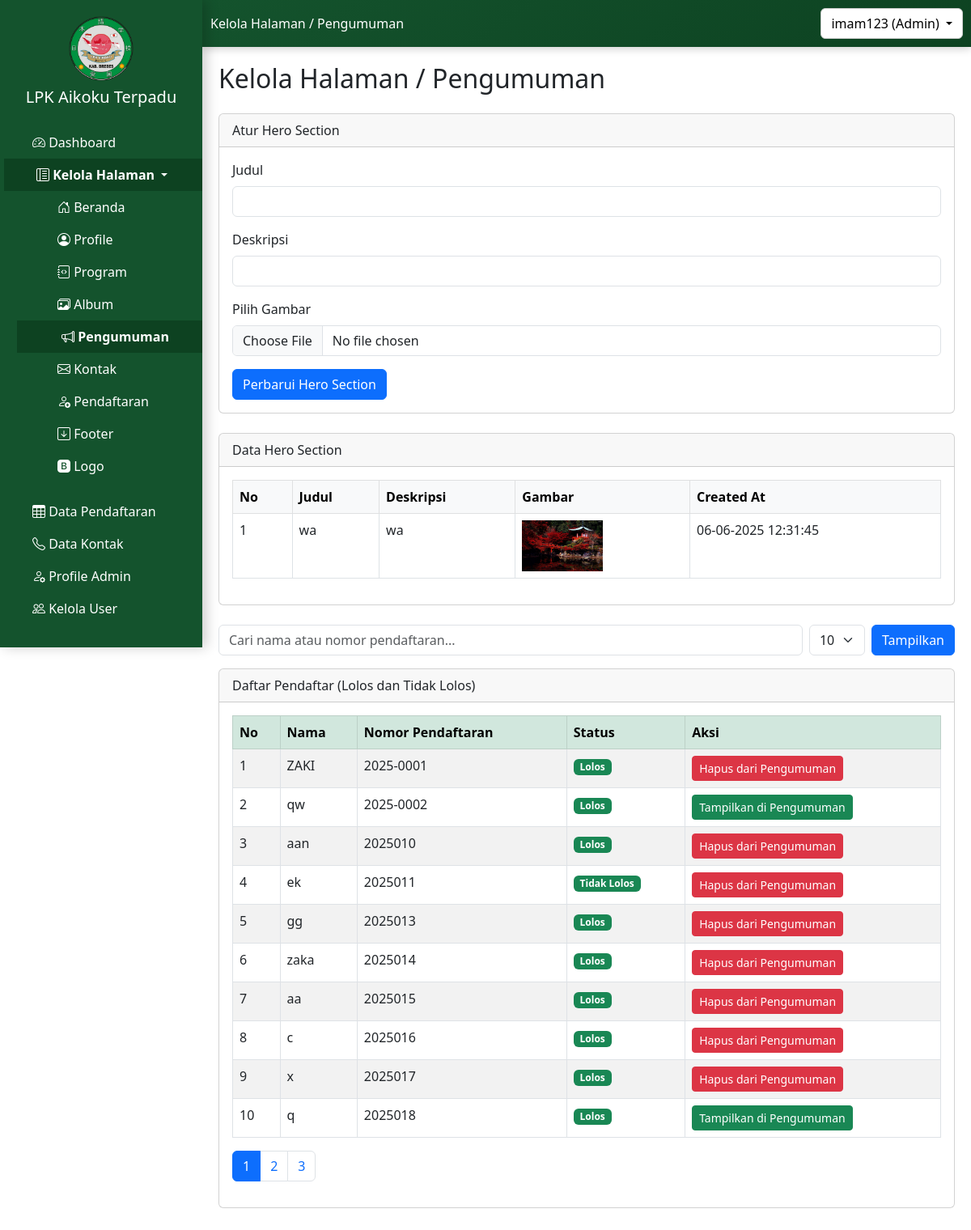
The page /admin/kelola_halaman/pengumuman/pengumuman_admin.php (signed in) on the database its author committed.
### tables this page shows
CREATE TABLE `tb_hero_pengumuman` (
  `id` int(11) NOT NULL,
  `hero_title` varchar(255) DEFAULT NULL,
  `hero_description` varchar(255) DEFAULT NULL,
  `hero_image` text DEFAULT NULL,
  `created_at` timestamp NOT NULL DEFAULT current_timestamp()
);

CREATE TABLE `tb_pengumuman_tayang` (
  `id` int(11) NOT NULL,
  `id_pendaftaran` int(11) DEFAULT NULL
);

CREATE TABLE `tb_pendaftaran` (
  `id_pendaftaran` int(11) NOT NULL,
  `nama_lengkap` varchar(100) DEFAULT NULL,
  `nomor_pendaftaran` varchar(50) DEFAULT NULL,
  `tempat_lahir` varchar(100) DEFAULT NULL,
  `tanggal_lahir` date DEFAULT NULL,
  `usia` int(11) DEFAULT NULL,
  `jenis_kelamin` varchar(20) DEFAULT NULL,
  `agama` varchar(50) DEFAULT NULL,
  `alamat_ktp` text DEFAULT NULL,
  `email` varchar(100) DEFAULT NULL,
  `telepon` varchar(20) DEFAULT NULL,
  `alamat` text DEFAULT NULL,
  `alamat_keluarga` text DEFAULT NULL,
  `telepon_keluarga` varchar(20) DEFAULT NULL,
  `program` varchar(100) DEFAULT NULL,
  `pendidikan_terakhir` varchar(50) DEFAULT NULL,
  `pengalaman_kerja` text DEFAULT NULL,
  `status_pernikahan` varchar(50) DEFAULT NULL,
  `tinggi_badan` int(11) DEFAULT NULL,
  `berat_badan` int(11) DEFAULT NULL,
  `pengalaman_jepang` varchar(50) DEFAULT NULL,
  `penyakit_kronis` text DEFAULT NULL,
  `golongan_darah` varchar(5) DEFAULT NULL,
  `status` varchar(20) DEFAULT 'Pending',
  `tanggal_daftar` datetime DEFAULT current_timestamp(),
  `id_pengguna` int(11) DEFAULT NULL,
  `pengumuman` text DEFAULT NULL
);

### admin/kelola_halaman/pengumuman/pengumuman_admin.php (the view, shortened to what this page needs)
<?php
include '../../../config.php';
$pageTitle = 'Kelola Halaman / Pengumuman';
?>
<!DOCTYPE html>
<html lang="id">
<head>
    <link href="https://cdn.jsdelivr.net/npm/bootstrap@5.3.0/dist/css/bootstrap.min.css" rel="stylesheet">
</head>
<body>
    <?php include '../../../sidebar1.php'; ?>
    <div class="content">
        <h2 class="mb-4"><?php echo $pageTitle; ?></h2>
        <div class="card mb-4">
            <div class="card-header">Atur Hero Section</div>
            <div class="card-body">
                <form method="POST" action="hero/proses_hero.php" enctype="multipart/form-data">
                    <div class="mb-3">
                        <label for="hero_title" class="form-label">Judul</label>
                        <input type="text" class="form-control" id="hero_title" name="hero_title" required>
                    </div>
                    <div class="mb-3">
                        <label for="hero_description" class="form-label">Deskripsi</label>
                        <input type="text" class="form-control" id="hero_description" name="hero_description" required>
                    </div>
                    <div class="mb-3">
                        <label for="hero_image" class="form-label">Pilih Gambar</label>
                        <input type="file" class="form-control" id="hero_image" name="hero_image" accept="image/*"
                            required>
                    </div>
                    <button type="submit" class="btn btn-primary">Perbarui Hero Section</button>
                </form>
            </div>
        </div>
        <div class="card mb-4">
            <div class="card-header">Data Hero Section</div>
            <div class="card-body">
                <table class="table table-bordered">
                    <thead class="table-light">
                        <tr>
                            <th>No</th>
                            <th>Judul</th>
                            <th>Deskripsi</th>
                            <th>Gambar</th>
                            <th>Created At</th>
                        </tr>
                    </thead>
                    <tbody>
                        <?php
                        $query = "SELECT * FROM tb_hero_pengumuman ORDER BY id DESC";
                        $result = mysqli_query($mysqli, $query);
                        $no = 1;
                        while ($data = mysqli_fetch_assoc($result)) {
                            ?>
                            <tr>
                                <td><?php echo $no++; ?></td>
                                <td><?php echo $data['hero_title']; ?></td>
                                <td><?php echo $data['hero_description']; ?></td>
                                <td><img src="../../../uploads/<?php echo $data['hero_image']; ?>" alt="Gambar Hero"
                                        width="100"></td>
                                <td><?php echo date('d-m-Y H:i:s', strtotime($data['created_at'])); ?></td>
                            </tr>
                        <?php } ?>
                    </tbody>
                </table>
            </div>
        </div>
        <?php
        $limit = isset($_GET['limit']) ? (int) $_GET['limit'] : 10;
        $page = isset($_GET['page']) ? (int) $_GET['page'] : 1;
        $offset = ($page - 1) * $limit;
        $where = "p.status IN ('Lolos', 'Tidak Lolos')";
        $count_sql = "SELECT COUNT(*) as total FROM tb_pendaftaran p WHERE $where";
        $count_result = mysqli_query($mysqli, $count_sql);
        $total_data = mysqli_fetch_assoc($count_result)['total'];
        $total_pages = ceil($total_data / $limit);
        ?>
        <form method="GET" class="d-flex mb-3">
            <input type="text" name="search" class="form-control me-2" placeholder="Cari nama atau nomor pendaftaran..."
                value="<?= isset($_GET['search']) ? $_GET['search'] : '' ?>">
            <select name="limit" class="form-select w-auto me-2" onchange="this.form.submit()">
                <?php
                $limits = [5, 10, 15, 20];
                foreach ($limits as $val) {
                    $selected = ($limit == $val) ? 'selected' : '';
                    echo "<option value='$val' $selected>$val</option>";
                }
                ?>
            </select>
            <button type="submit" class="btn btn-primary">Tampilkan</button>
        </form>
        <div class="card mb-4">
            <div class="card-header">Daftar Pendaftar (Lolos dan Tidak Lolos)</div>
            <div class="card-body">
                <table class="table table-bordered table-striped">
                    <thead class="table-success">
                        <tr>
                            <th>No</th>
                            <th>Nama</th>
                            <th>Nomor Pendaftaran</th>
                            <th>Status</th>
                            <th>Aksi</th>
                        </tr>
                    </thead>
                    <tbody>
                        <?php
                        $sql = "SELECT p.id_pendaftaran, p.nama_lengkap, p.nomor_pendaftaran, p.status,
                        t.id AS id_tayang
                        FROM tb_pendaftaran p
                        LEFT JOIN tb_pengumuman_tayang t ON t.id_pendaftaran = p.id_pendaftaran
                        WHERE $where
                        ORDER BY p.id_pendaftaran ASC
                        LIMIT $limit OFFSET $offset";
                        $result = mysqli_query($mysqli, $sql);
                        $no = 1;
                        while ($row = mysqli_fetch_assoc($result)):
                            ?>
                            <tr>
                                <td><?= $no++ ?></td>
                                <td><?= htmlspecialchars($row['nama_lengkap']) ?></td>
                                <td><?= htmlspecialchars($row['nomor_pendaftaran']) ?></td>
                                <td><span class="badge bg-success"><?= $row['status'] ?></span></td>
                                <td>
                                    <?php if ($row['id_tayang']): ?>
                                        <a href="tayang/hapus_tayang.php?id=<?= $row['id_pendaftaran'] ?>"
                                            class="btn btn-danger btn-sm"
                                            onclick="return confirm('Yakin ingin menghapus dari pengumuman?')">Hapus dari
                                            Pengumuman</a>
                                    <?php else: ?>
                                        <a href="tayang/tambah_tayang.php?id=<?= $row['id_pendaftaran'] ?>"
                                            class="btn btn-success btn-sm"
                                            onclick="return confirm('Tampilkan di halaman pengumuman?')">Tampilkan di
                                            Pengumuman</a>
                                    <?php endif; ?>
                                </td>
                            </tr>
                        <?php endwhile; ?>
                    </tbody>
                </table>
                <nav>
                    <ul class="pagination">
                        <?php for ($i = 1; $i <= $total_pages; $i++): ?>
                            <li class="page-item <?= ($i == $page) ? 'active' : '' ?>">
                                <a class="page-link" href="?page=<?= $i ?>&limit=<?= $limit ?>"><?= $i ?></a>
                            </li>
                        <?php endfor; ?>
                    </ul>
                </nav>
            </div>
        </div>
    </div>
</body>
</html>

### sidebar1.php (style rules this page uses)
.content { margin-left: 250px; padding: 20px; overflow-x: auto; max-width: calc(100vw - 250px); }

### rows shown on the page
tb_hero_pengumuman: hero_title "wa", hero_description "wa", hero_image (picture), created_at "06-06-2025 12:31:45"
tb_pengumuman_tayang: id_pendaftaran.nama_lengkap "ZAKI", id_pendaftaran.nomor_pendaftaran "2025-0001", id_pendaftaran.status "Lolos"
tb_pendaftaran: nama_lengkap "qw", nomor_pendaftaran "2025-0002", status "Lolos"
tb_pengumuman_tayang: id_pendaftaran.nama_lengkap "aan", id_pendaftaran.nomor_pendaftaran "2025010", id_pendaftaran.status "Lolos"
tb_pengumuman_tayang: id_pendaftaran.nama_lengkap "ek", id_pendaftaran.nomor_pendaftaran "2025011", id_pendaftaran.status "Tidak Lolos"
tb_pengumuman_tayang: id_pendaftaran.nama_lengkap "gg", id_pendaftaran.nomor_pendaftaran "2025013", id_pendaftaran.status "Lolos"
tb_pengumuman_tayang: id_pendaftaran.nama_lengkap "zaka", id_pendaftaran.nomor_pendaftaran "2025014", id_pendaftaran.status "Lolos"
tb_pengumuman_tayang: id_pendaftaran.nama_lengkap "aa", id_pendaftaran.nomor_pendaftaran "2025015", id_pendaftaran.status "Lolos"
tb_pengumuman_tayang: id_pendaftaran.nama_lengkap "c", id_pendaftaran.nomor_pendaftaran "2025016", id_pendaftaran.status "Lolos"
tb_pengumuman_tayang: id_pendaftaran.nama_lengkap "x", id_pendaftaran.nomor_pendaftaran "2025017", id_pendaftaran.status "Lolos"
tb_pendaftaran: nama_lengkap "q", nomor_pendaftaran "2025018", status "Lolos"

### other values the page prints
$pageTitle "Kelola Halaman / Pengumuman"
$_SESSION['username'] "imam123"
$_SESSION['roles'] "Admin"
form field limit "10"
